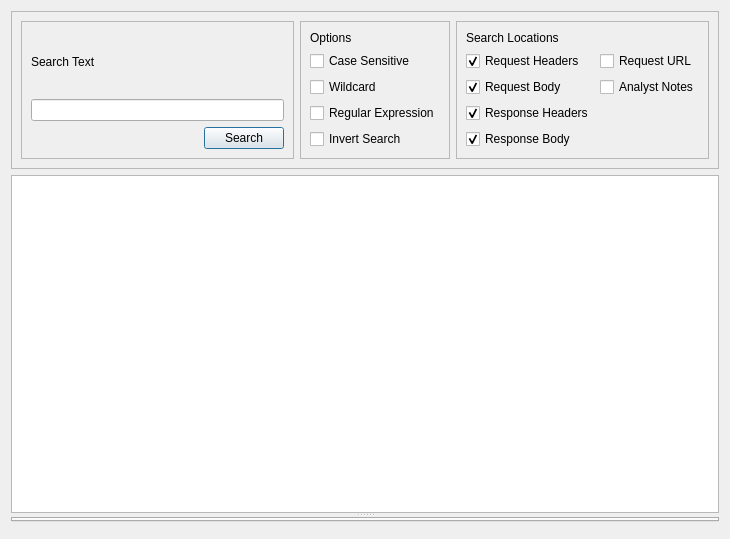
<?xml version="1.0" encoding="UTF-8"?>
<ui version="4.0">
 <class>SearchDialog</class>
 <widget class="QDialog" name="SearchDialog">
  <property name="geometry">
   <rect>
    <x>0</x>
    <y>0</y>
    <width>730</width>
    <height>539</height>
   </rect>
  </property>
  <property name="windowTitle">
   <string>Search Dialog</string>
  </property>
  <property name="toolTip">
   <string>Search Results</string>
  </property>
  <layout class="QVBoxLayout" name="verticalLayout_2">
   <item>
    <widget class="QFrame" name="frame">
     <property name="frameShape">
      <enum>QFrame::StyledPanel</enum>
     </property>
     <property name="frameShadow">
      <enum>QFrame::Plain</enum>
     </property>
     <layout class="QHBoxLayout" name="horizontalLayout">
      <item>
       <widget class="QFrame" name="frame_2">
        <property name="frameShape">
         <enum>QFrame::StyledPanel</enum>
        </property>
        <property name="frameShadow">
         <enum>QFrame::Sunken</enum>
        </property>
        <layout class="QVBoxLayout" name="verticalLayout_3">
         <item>
          <widget class="QLabel" name="label_3">
           <property name="text">
            <string>Search Text</string>
           </property>
          </widget>
         </item>
         <item>
          <widget class="QLineEdit" name="searchText"/>
         </item>
         <item>
          <layout class="QHBoxLayout" name="horizontalLayout_2">
           <item>
            <spacer name="horizontalSpacer">
             <property name="orientation">
              <enum>Qt::Horizontal</enum>
             </property>
             <property name="sizeHint" stdset="0">
              <size>
               <width>40</width>
               <height>20</height>
              </size>
             </property>
            </spacer>
           </item>
           <item>
            <widget class="QPushButton" name="searchPushButton">
             <property name="text">
              <string>Search</string>
             </property>
            </widget>
           </item>
          </layout>
         </item>
        </layout>
       </widget>
      </item>
      <item>
       <widget class="QFrame" name="frame_3">
        <property name="frameShape">
         <enum>QFrame::StyledPanel</enum>
        </property>
        <property name="frameShadow">
         <enum>QFrame::Sunken</enum>
        </property>
        <layout class="QVBoxLayout" name="verticalLayout_4">
         <item>
          <widget class="QLabel" name="label">
           <property name="text">
            <string>Options</string>
           </property>
          </widget>
         </item>
         <item>
          <widget class="QCheckBox" name="cbCaseSensitive">
           <property name="text">
            <string>Case Sensitive</string>
           </property>
          </widget>
         </item>
         <item>
          <widget class="QCheckBox" name="cbWildcard">
           <property name="text">
            <string>Wildcard</string>
           </property>
          </widget>
         </item>
         <item>
          <widget class="QCheckBox" name="cbRegularExpression">
           <property name="text">
            <string>Regular Expression</string>
           </property>
          </widget>
         </item>
         <item>
          <widget class="QCheckBox" name="cbInvertSearch">
           <property name="text">
            <string>Invert Search</string>
           </property>
          </widget>
         </item>
        </layout>
       </widget>
      </item>
      <item>
       <widget class="QFrame" name="frame_4">
        <property name="frameShape">
         <enum>QFrame::StyledPanel</enum>
        </property>
        <property name="frameShadow">
         <enum>QFrame::Sunken</enum>
        </property>
        <layout class="QVBoxLayout" name="verticalLayout">
         <item>
          <layout class="QGridLayout" name="gridLayout_2">
           <item row="1" column="0">
            <widget class="QCheckBox" name="cbRequestHeaders">
             <property name="text">
              <string>Request Headers</string>
             </property>
             <property name="checked">
              <bool>true</bool>
             </property>
            </widget>
           </item>
           <item row="2" column="0">
            <widget class="QCheckBox" name="cbRequestBody">
             <property name="text">
              <string>Request Body</string>
             </property>
             <property name="checked">
              <bool>true</bool>
             </property>
            </widget>
           </item>
           <item row="3" column="0">
            <widget class="QCheckBox" name="cbResponseHeaders">
             <property name="text">
              <string>Response Headers</string>
             </property>
             <property name="checked">
              <bool>true</bool>
             </property>
            </widget>
           </item>
           <item row="4" column="0">
            <widget class="QCheckBox" name="cbResponseBody">
             <property name="text">
              <string>Response Body</string>
             </property>
             <property name="checked">
              <bool>true</bool>
             </property>
            </widget>
           </item>
           <item row="1" column="1">
            <widget class="QCheckBox" name="cbRequestUrl">
             <property name="text">
              <string>Request URL</string>
             </property>
            </widget>
           </item>
           <item row="2" column="1">
            <widget class="QCheckBox" name="cbAnalystNotes">
             <property name="text">
              <string>Analyst Notes</string>
             </property>
            </widget>
           </item>
           <item row="0" column="0">
            <widget class="QLabel" name="label_2">
             <property name="text">
              <string>Search Locations</string>
             </property>
            </widget>
           </item>
          </layout>
         </item>
        </layout>
       </widget>
      </item>
     </layout>
    </widget>
   </item>
   <item>
    <widget class="QSplitter" name="splitter_4">
     <property name="orientation">
      <enum>Qt::Vertical</enum>
     </property>
     <widget class="QTreeView" name="searchResultsTree"/>
     <widget class="QTabWidget" name="searchTabWidget">
      <property name="currentIndex">
       <number>-1</number>
      </property>
     </widget>
    </widget>
   </item>
   <item>
    <widget class="QWidget" name="searchSearchControlPlaceholder" native="true"/>
   </item>
  </layout>
 </widget>
 <resources/>
 <connections/>
</ui>
